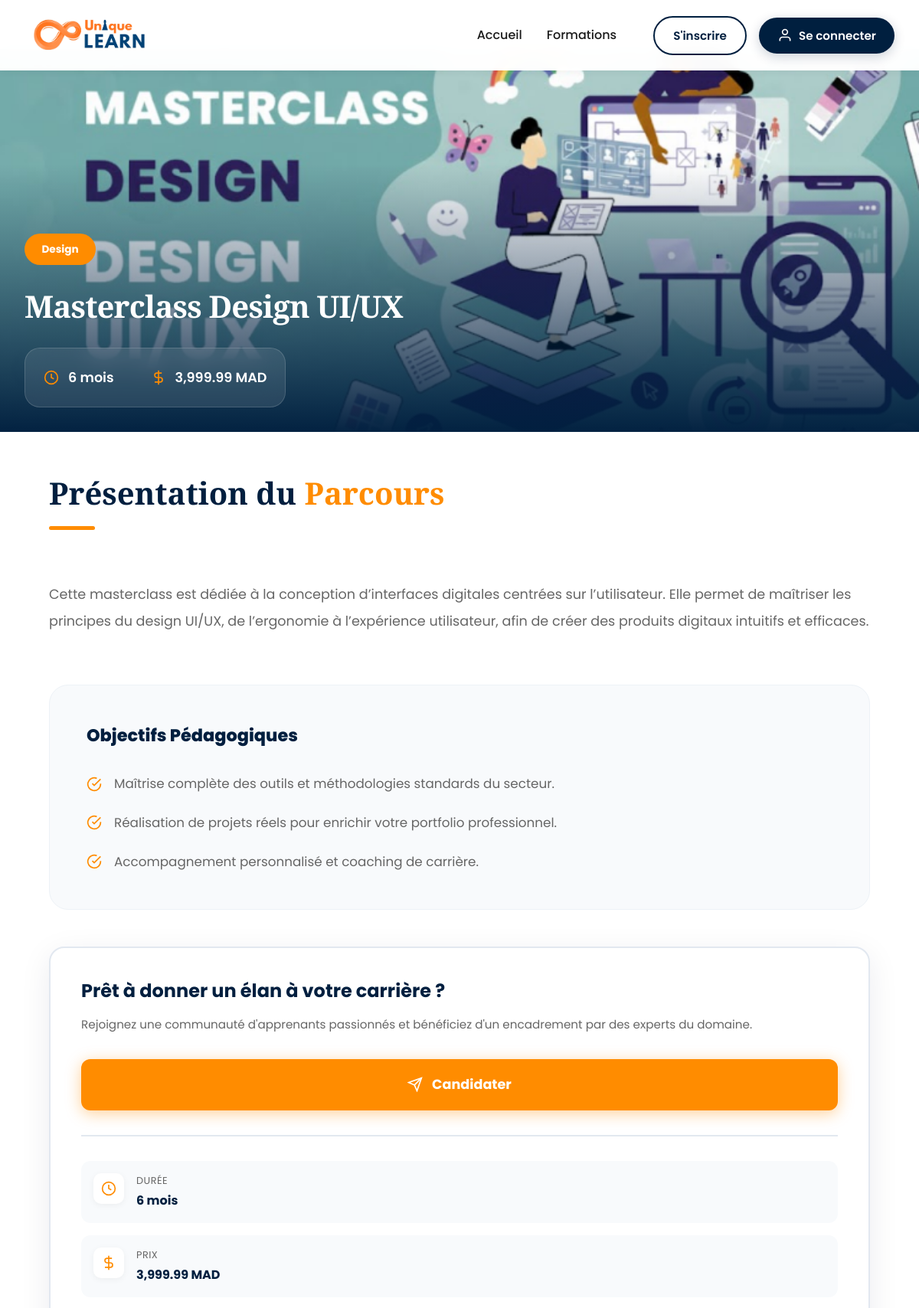
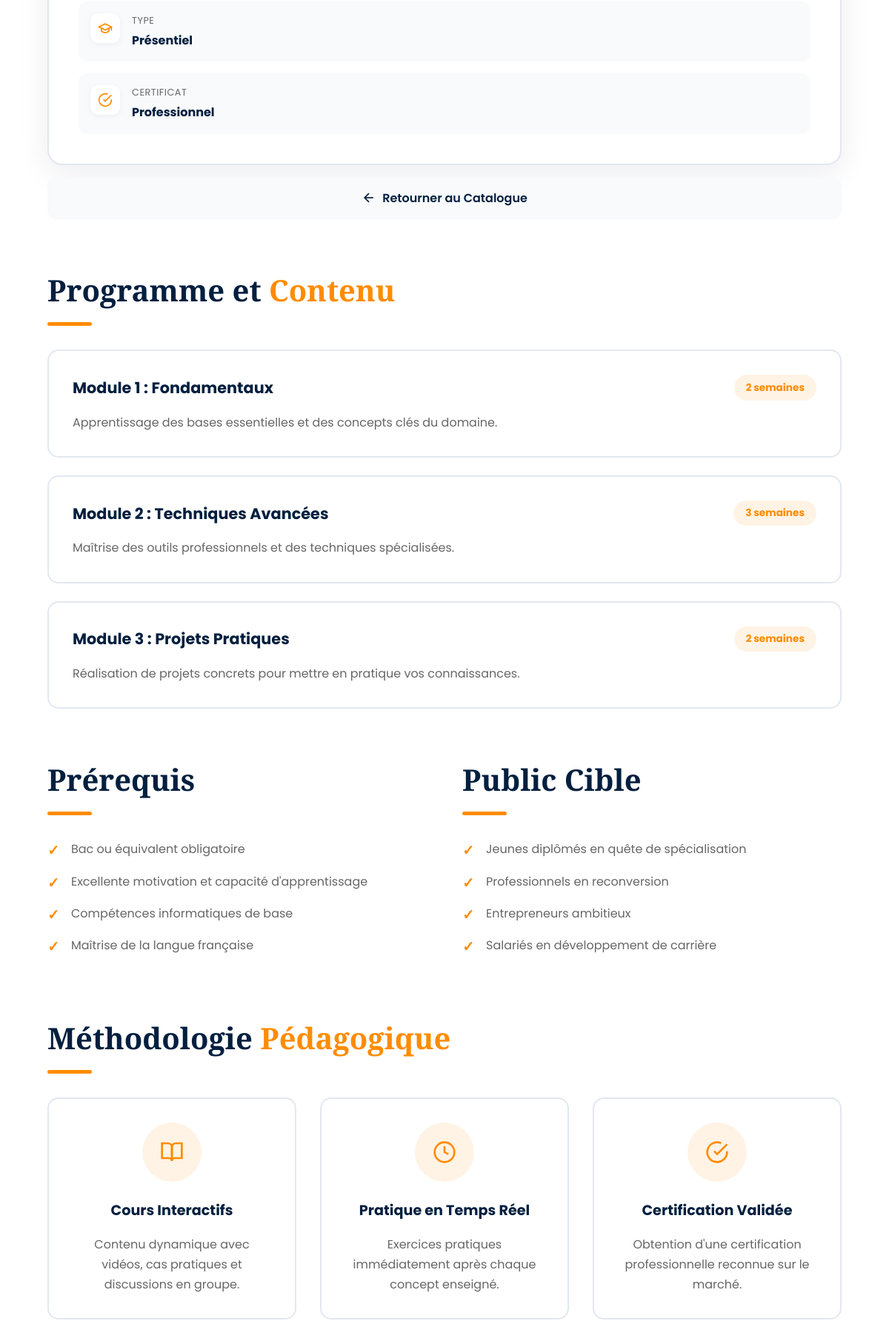
Page /formation_detail.php?id=12 (upper part) on the committed database (2 pictures, top to bottom).
### tables this page shows
CREATE TABLE `formations` (
  `id` int(11) NOT NULL,
  `titre` varchar(255) NOT NULL,
  `categorie` varchar(100) NOT NULL,
  `description` text NOT NULL,
  `duree` varchar(50) NOT NULL,
  `prix` decimal(10,2) NOT NULL,
  `image_url` varchar(255) DEFAULT 'logo.png'
);

### public/formation_detail.php (the view, shortened to what this page needs)
<?php
require_once '../includes/connexion.php';
$id = filter_input(INPUT_GET, 'id', FILTER_VALIDATE_INT);
$stmt = $pdo->prepare("SELECT * FROM formations WHERE id = ?");
$stmt->execute([$id]);
$f = $stmt->fetch();
include '../includes/header.php';
?>
<!DOCTYPE html>
<html lang="fr">
<head>
</head>
<main class="formation-detail-page">
    <div class="detail-card">
        <div class="detail-hero">
            <img src="../assets/img/<?php echo $f['image_url']; ?>" alt="<?php echo htmlspecialchars($f['titre']); ?>" class="detail-hero-img">
            <div class="detail-hero-overlay"></div>
            <div class="detail-hero-content">
                <span class="detail-badge"><?php echo htmlspecialchars($f['categorie']); ?></span>
                <h1 class="detail-title"><?php echo htmlspecialchars($f['titre']); ?></h1>
                <div class="detail-meta">
                    <span class="detail-meta-item">
                        <svg width="20" height="20" viewBox="0 0 24 24" fill="none" stroke="currentColor" stroke-width="2">
                            <circle cx="12" cy="12" r="10"></circle>
                            <polyline points="12 6 12 12 16 14"></polyline>
                        </svg>
                        <?php echo htmlspecialchars($f['duree']); ?>
                    </span>
                    <span class="detail-meta-item">
                        <svg width="20" height="20" viewBox="0 0 24 24" fill="none" stroke="currentColor" stroke-width="2">
                            <line x1="12" y1="1" x2="12" y2="23"></line>
                            <path d="M17 5H9.5a3.5 3.5 0 0 0 0 7h5a3.5 3.5 0 0 1 0 7H6"></path>
                        </svg>
                        <?php echo number_format($f['prix'], 2); ?> MAD
                    </span>
                </div>
            </div>
        </div>
        <div class="detail-body">
            <div class="container">
                <div class="detail-grid">
                    <div class="detail-main">
                        <h2 class="detail-section-title">
                            Présentation du <span class="highlight-orange">Parcours</span>
                        </h2>
                        <p class="detail-description">
                            <?php echo nl2br(htmlspecialchars($f['description'])); ?>
                        </p>
                        <div class="detail-objectives">
                            <h4>Objectifs Pédagogiques</h4>
                            <ul>
                                <li>
                                    <svg width="20" height="20" viewBox="0 0 24 24" fill="none" stroke="currentColor" stroke-width="2">
                                        <path d="M22 11.08V12a10 10 0 1 1-5.93-9.14"></path>
                                        <polyline points="22 4 12 14.01 9 11.01"></polyline>
                                    </svg>
                                    <span>Maîtrise complète des outils et méthodologies standards du secteur.</span>
                                </li>
                                <li>
                                    <svg width="20" height="20" viewBox="0 0 24 24" fill="none" stroke="currentColor" stroke-width="2">
                                        <path d="M22 11.08V12a10 10 0 1 1-5.93-9.14"></path>
                                        <polyline points="22 4 12 14.01 9 11.01"></polyline>
                                    </svg>
                                    <span>Réalisation de projets réels pour enrichir votre portfolio professionnel.</span>
                                </li>
                                <li>
                                    <svg width="20" height="20" viewBox="0 0 24 24" fill="none" stroke="currentColor" stroke-width="2">
                                        <path d="M22 11.08V12a10 10 0 1 1-5.93-9.14"></path>
                                        <polyline points="22 4 12 14.01 9 11.01"></polyline>
                                    </svg>
                                    <span>Accompagnement personnalisé et coaching de carrière.</span>
                                </li>
                            </ul>
                        </div>
                    </div>
                    <div class="detail-sidebar">
                        <div class="detail-cta-card">
                            <h3>Prêt à donner un élan à votre carrière ?</h3>
                            <p>Rejoignez une communauté d'apprenants passionnés et bénéficiez d'un encadrement par des experts du domaine.</p>
                            <a href="inscription.php?id=<?php echo $f['id']; ?>" class="btn btn-primary btn-full">
                                <svg width="20" height="20" viewBox="0 0 24 24" fill="none" stroke="currentColor" stroke-width="2">
                                    <line x1="22" y1="2" x2="11" y2="13"></line>
                                    <polygon points="22 2 15 22 11 13 2 9 22 2"></polygon>
                                </svg>
                                Candidater
                            </a>
                            <div class="formation-summary-inline">
                                <div class="summary-item-inline">
                                    <span class="summary-icon-inline">
                                        <svg width="20" height="20" viewBox="0 0 24 24" fill="none" stroke="currentColor" stroke-width="2">
                                            <circle cx="12" cy="12" r="10"></circle>
                                            <polyline points="12 6 12 12 16 14"></polyline>
                                        </svg>
                                    </span>
                                    <div>
                                        <p class="summary-label-inline">Durée</p>
                                        <p class="summary-value-inline"><?php echo htmlspecialchars($f['duree']); ?></p>
                                    </div>
                                </div>
                                <div class="summary-item-inline">
                                    <span class="summary-icon-inline">
                                        <svg width="20" height="20" viewBox="0 0 24 24" fill="none" stroke="currentColor" stroke-width="2">
                                            <line x1="12" y1="1" x2="12" y2="23"></line>
                                            <path d="M17 5H9.5a3.5 3.5 0 0 0 0 7h5a3.5 3.5 0 0 1 0 7H6"></path>
                                        </svg>
                                    </span>
                                    <div>
                                        <p class="summary-label-inline">Prix</p>
                                        <p class="summary-value-inline"><?php echo number_format($f['prix'], 2); ?> MAD</p>
                                    </div>
                                </div>
                                <div class="summary-item-inline">
                                    <span class="summary-icon-inline">
                                        <svg width="20" height="20" viewBox="0 0 24 24" fill="none" stroke="currentColor" stroke-width="2">
                                            <path d="M22 10v6M2 10l10-5 10 5-10 5z"></path>
                                            <path d="M6 12v5c3 3 9 3 12 0v-5"></path>
                                        </svg>
                                    </span>
                                    <div>
                                        <p class="summary-label-inline">Type</p>
                                        <p class="summary-value-inline">Présentiel</p>
                                    </div>
                                </div>
                                <div class="summary-item-inline">
                                    <span class="summary-icon-inline">
                                        <svg width="20" height="20" viewBox="0 0 24 24" fill="none" stroke="currentColor" stroke-width="2">
                                            <path d="M22 11.08V12a10 10 0 1 1-5.93-9.14"></path>
                                            <polyline points="22 4 12 14.01 9 11.01"></polyline>
                                        </svg>
                                    </span>
                                    <div>
                                        <p class="summary-label-inline">Certificat</p>
                                        <p class="summary-value-inline">Professionnel</p>
                                    </div>
                                </div>
                            </div>
                        </div>
                        <a href="formations.php" class="detail-back-link">
                            <svg width="20" height="20" viewBox="0 0 24 24" fill="none" stroke="currentColor" stroke-width="2">
                                <line x1="19" y1="12" x2="5" y2="12"></line>
                                <polyline points="12 19 5 12 12 5"></polyline>
                            </svg>
                            Retourner au Catalogue
                        </a>
                    </div>
                </div>
                <div class="detail-section" style="margin-top: 4rem;">
                    <h3 class="detail-section-title">
                        Programme et <span class="highlight-orange">Contenu</span>
                    </h3>
                    <div class="detail-modules">
                        <div class="module-item">
                            <div class="module-header">
                                <h4>Module 1 : Fondamentaux</h4>
                                <span class="module-duration">2 semaines</span>
                            </div>
                            <p>Apprentissage des bases essentielles et des concepts clés du domaine.</p>
                        </div>
                        <div class="module-item">
                            <div class="module-header">
                                <h4>Module 2 : Techniques Avancées</h4>
                                <span class="module-duration">3 semaines</span>
                            </div>
                            <p>Maîtrise des outils professionnels et des techniques spécialisées.</p>
                        </div>
                        <div class="module-item">
                            <div class="module-header">
                                <h4>Module 3 : Projets Pratiques</h4>
                                <span class="module-duration">2 semaines</span>
                            </div>
                            <p>Réalisation de projets concrets pour mettre en pratique vos connaissances.</p>
                        </div>
                    </div>
                </div>
                <div class="detail-section" style="margin-top: 4rem;">
                    <div style="display: grid; grid-template-columns: 1fr 1fr; gap: 3rem;">
                        <div>
                            <h3 class="detail-section-title">
                                Prérequis
                            </h3>
                            <ul class="detail-list">
                                <li>Bac ou équivalent obligatoire</li>
                                <li>Excellente motivation et capacité d'apprentissage</li>
                                <li>Compétences informatiques de base</li>
                                <li>Maîtrise de la langue française</li>
                            </ul>
                        </div>
                        <div>
                            <h3 class="detail-section-title">
                                Public Cible
                            </h3>
                            <ul class="detail-list">
                                <li>Jeunes diplômés en quête de spécialisation</li>
                                <li>Professionnels en reconversion</li>
                                <li>Entrepreneurs ambitieux</li>
                                <li>Salariés en développement de carrière</li>
                            </ul>
                        </div>
                    </div>
                </div>
                <div class="detail-section" style="margin-top: 4rem;">
                    <h3 class="detail-section-title">
                        Méthodologie <span class="highlight-orange">Pédagogique</span>
                    </h3>
                    <div class="methodology-grid">
                        <div class="methodology-item">
                            <div class="methodology-icon">
                                <svg width="32" height="32" viewBox="0 0 24 24" fill="none" stroke="currentColor" stroke-width="2">
                                    <path d="M2 3h6a4 4 0 0 1 4 4v14a3 3 0 0 0-3-3H2z"></path>
                                    <path d="M22 3h-6a4 4 0 0 0-4 4v14a3 3 0 0 1 3-3h7z"></path>
                                </svg>
                            </div>
                            <h4>Cours Interactifs</h4>
                            <p>Contenu dynamique avec vidéos, cas pratiques et discussions en groupe.</p>
                        </div>
                        <div class="methodology-item">
                            <div class="methodology-icon">
                                <svg width="32" height="32" viewBox="0 0 24 24" fill="none" stroke="currentColor" stroke-width="2">
                                    <path d="M12 2C6.48 2 2 6.48 2 12s4.48 10 10 10 10-4.48 10-10S17.52 2 12 2z"></path>
                                    <polyline points="12 6 12 12 16 14"></polyline>
                                </svg>
                            </div>
                            <h4>Pratique en Temps Réel</h4>
                            <p>Exercices pratiques immédiatement après chaque concept enseigné.</p>
                        </div>
                        <div class="methodology-item">
                            <div class="methodology-icon">
                                <svg width="32" height="32" viewBox="0 0 24 24" fill="none" stroke="currentColor" stroke-width="2">
                                    <path d="M22 11.08V12a10 10 0 1 1-5.93-9.14"></path>
                                    <polyline points="22 4 12 14.01 9 11.01"></polyline>
                                </svg>
                            </div>
                            <h4>Certification Validée</h4>
                            <p>Obtention d'une certification professionnelle reconnue sur le marché.</p>
                        </div>
                    </div>
                </div>
                </div>
            </div>
        </div>
</main>
</body>
</html>

### rows in the picture
formations: image_url (picture), categorie "Design", titre "Masterclass Design UI/UX", duree "6 mois", prix "3,999.99", description "Cette masterclass est dédiée à la conception d’interfaces digitales centrées sur l’utilisateur. Elle permet de maîtriser les principes du design UI/UX, de l’ergonomie à l’expérience utilisateur, afin de créer des produits digitaux intuitifs et efficaces."
